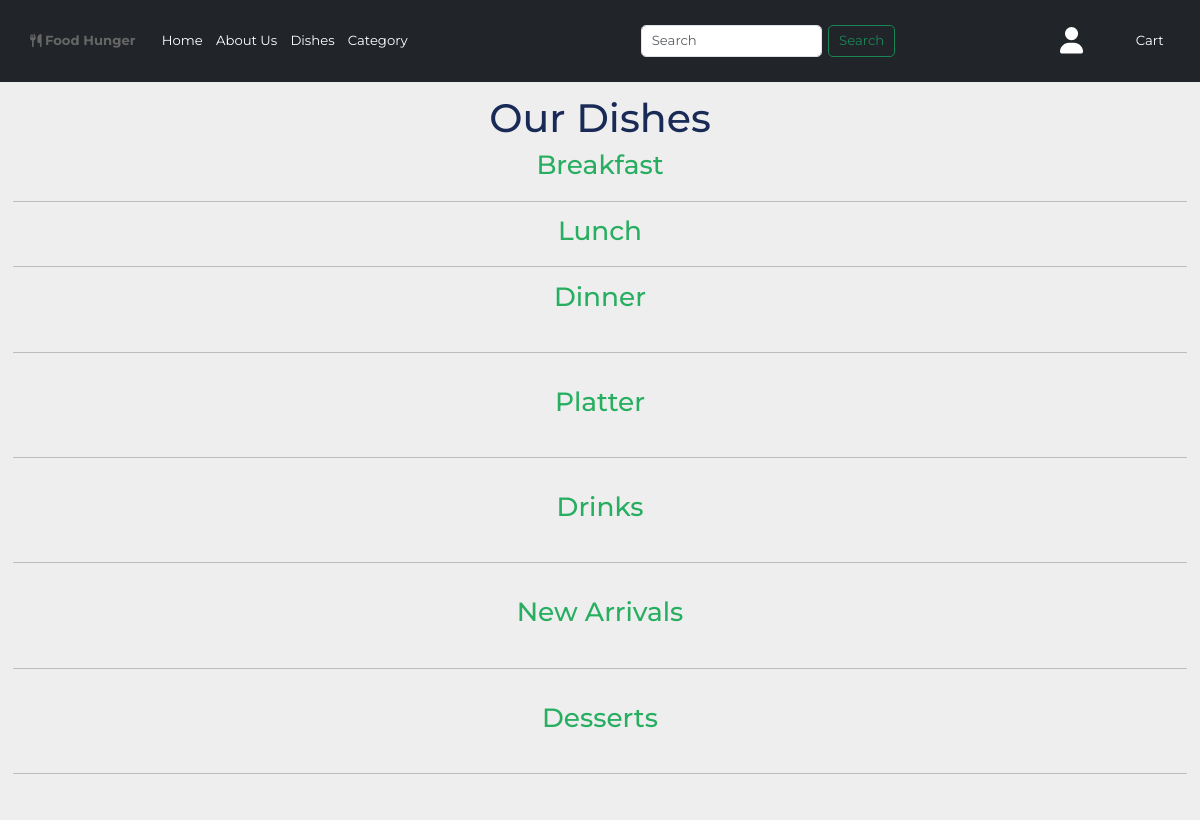
Page /dishes/ on the earlier database version.
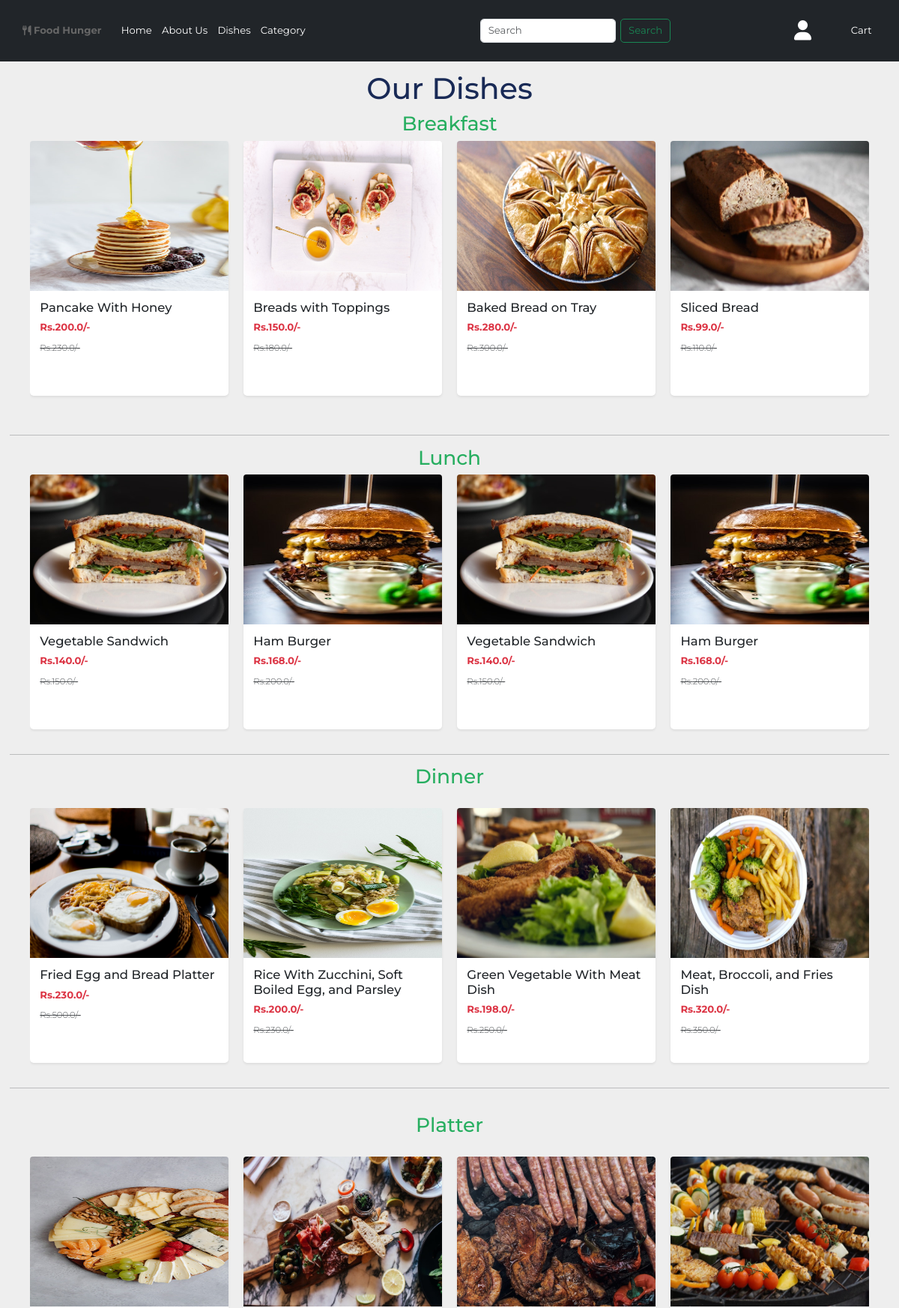
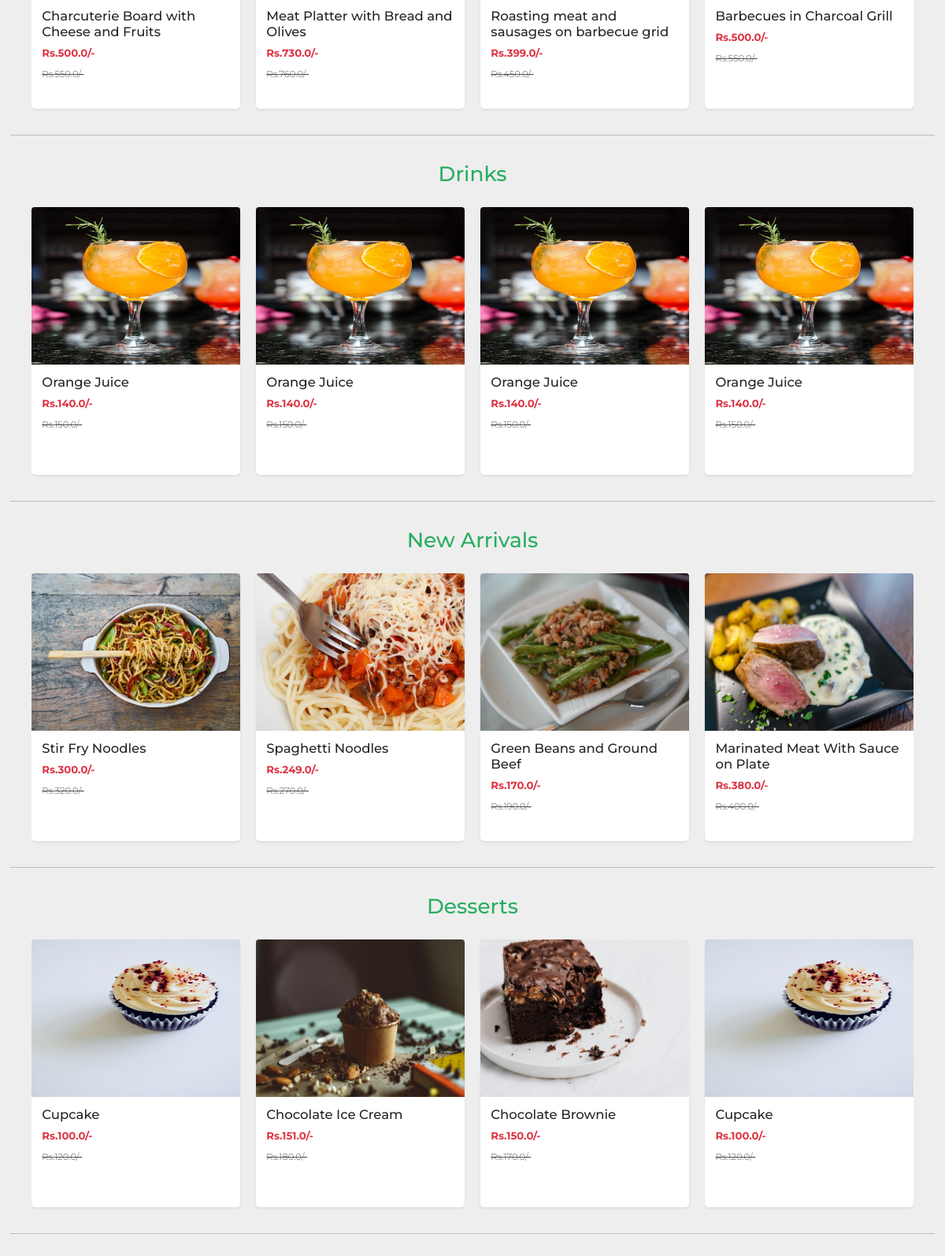
Same page on the later database version (2 pictures, top to bottom).
### app/models.py (models this page shows, shortened)
class Product(models.Model):
    title = models.CharField(max_length=100)
    selling_price = models.FloatField()
    discounted_price = models.FloatField()
    description = models.TextField()
    composition = models.TextField(default='')
    prodapp = models.TextField(default='')
    category = models.CharField(choices=CATEGORY_CHOICES, max_length=2)
    product_image = models.ImageField(upload_to='product')

### app/views.py (the view)
# urls.py: path('dishes/', views.dishes,name='dishes'),
def dishes(request):
    biryani_products = Product.objects.filter(category='BF')
    breakfast_products = Product.objects.filter(category='BF')
    lunch_products = Product.objects.filter(category='LH')
    dinner_products = Product.objects.filter(category='DN')
    dessert_products = Product.objects.filter(category='DT')
    drinks_products = Product.objects.filter(category='DR')
    platter_products = Product.objects.filter(category='PT')
    fast_food_products = Product.objects.filter(category='FF')
    popular_dishes_products = Product.objects.filter(category='PD')
    new_arrivals_products = Product.objects.filter(category='NA')
    totalitem = 0
    if request.user.is_authenticated:
        totalitem = len(Cart.objects.filter(user=request.user))
    return render(request, "app/dishes.html",locals())

### app/templates/app/dishes.html (shortened to what the changed rows need)
{% extends 'app/base.html' %}
{% load static %}
{% block link %}<link rel="stylesheet" href="{% static  'app/css/home.css' %}" />{% endblock link %}
{% block dishes %}
<section class="menu" id="menu">
  <h1 class="sub-heading"> Breakfast</h1>
  <div class="container box-container">
    <div class="owl-carousel" id="slider1">
      {% for prod in breakfast_products %}
      <div class="col mb-4" style="width: 100%; height: 340px;">
          <a href="{% url 'product-detail' prod.id %}" class="card-link">
              <div class="card h-100 border-0 shadow-sm">
                  <img src="{{prod.product_image.url}}" class="card-img-top" alt="{{prod.title}}" style="width: 100%; height: 200px;">
                  <div class="card-body">
                      <h5 class="card-title">{{prod.title}}</h5>
                      <div class="card-text text-danger fw-bold mb-2">Rs.{{prod.discounted_price}}/-</div>
                      <small class="text-muted fw-light text-decoration-line-through">Rs.{{prod.selling_price}}/-</small>
                  </div>
              </div>
          </a>
      </div>
  {% endfor %}
    </div>
  </div><hr>
  <h1 class="sub-heading"> Lunch </h1>
  <div class="container box-container">
    <div class="owl-carousel" id="slider2">
      {% for prod in lunch_products %}
      <div class="col mb-4" style="width: 100%; height: 340px;">
          <a href="{% url 'product-detail' prod.id %}" class="card-link">
              <div class="card h-100 border-0 shadow-sm">
                  <img src="{{prod.product_image.url}}" class="card-img-top" alt="{{prod.title}}" style="width: 100%; height: 200px;">
                  <div class="card-body">
                      <h5 class="card-title">{{prod.title}}</h5>
                      <div class="card-text text-danger fw-bold mb-2">Rs.{{prod.discounted_price}}/-</div>
                      <small class="text-muted fw-light text-decoration-line-through">Rs.{{prod.selling_price}}/-</small>
                  </div>
              </div>
          </a>
      </div>
  {% endfor %}
    </div>
  </div><hr>
  <h1 class="sub-heading"> Dinner </h1><br>
  <div class="container box-container">
    <div class="owl-carousel" id="slider3">
      {% for prod in dinner_products %}
      <div class="col mb-4" style="width: 100%; height: 340px;">
          <a href="{% url 'product-detail' prod.id %}" class="card-link">
              <div class="card h-100 border-0 shadow-sm">
                  <img src="{{prod.product_image.url}}" class="card-img-top" alt="{{prod.title}}" style="width: 100%; height: 200px;">
                  <div class="card-body">
                      <h5 class="card-title">{{prod.title}}</h5>
                      <div class="card-text text-danger fw-bold mb-2">Rs.{{prod.discounted_price}}/-</div>
                      <small class="text-muted fw-light text-decoration-line-through">Rs.{{prod.selling_price}}/-</small>
                  </div>
              </div>
          </a>
      </div>
  {% endfor %}
    </div>
  </div>
  <hr><br>
  <h1 class="sub-heading"> Platter </h1><br>
  <div class="container box-container">
    <div class="owl-carousel" id="slider1">
      {% for prod in platter_products %}
      <div class="col mb-4" style="width: 100%; height: 340px;">
          <a href="{% url 'product-detail' prod.id %}" class="card-link">
              <div class="card h-100 border-0 shadow-sm">
                  <img src="{{prod.product_image.url}}" class="card-img-top" alt="{{prod.title}}" style="width: 100%; height: 200px;">
                  <div class="card-body">
                      <h5 class="card-title">{{prod.title}}</h5>
                      <div class="card-text text-danger fw-bold mb-2">Rs.{{prod.discounted_price}}/-</div>
                      <small class="text-muted fw-light text-decoration-line-through">Rs.{{prod.selling_price}}/-</small>
                  </div>
              </div>
          </a>
      </div>
  {% endfor %}
  </div>
</div><hr><br>
<h1 class="sub-heading"> Drinks </h1><br>
  <div class="container box-container">
    <div class="owl-carousel" id="slider1">
      {% for prod in drinks_products %}
      <div class="col mb-4" style="width: 100%; height: 340px;">
          <a href="{% url 'product-detail' prod.id %}" class="card-link">
              <div class="card h-100 border-0 shadow-sm">
                  <img src="{{prod.product_image.url}}" class="card-img-top" alt="{{prod.title}}" style="width: 100%; height: 200px;">
                  <div class="card-body">
                      <h5 class="card-title">{{prod.title}}</h5>
                      <div class="card-text text-danger fw-bold mb-2">Rs.{{prod.discounted_price}}/-</div>
                      <small class="text-muted fw-light text-decoration-line-through">Rs.{{prod.selling_price}}/-</small>
                  </div>
              </div>
          </a>
      </div>
  {% endfor %}
  </div>
</div><hr><br>
<h1 class="sub-heading"> New Arrivals </h1><br>
  <div class="container box-container">
    <div class="owl-carousel" id="slider1">
      {% for prod in new_arrivals_products %}
      <div class="col mb-4" style="width: 100%; height: 340px;">
          <a href="{% url 'product-detail' prod.id %}" class="card-link">
              <div class="card h-100 border-0 shadow-sm">
                  <img src="{{prod.product_image.url}}" class="card-img-top" alt="{{prod.title}}" style="width: 100%; height: 200px;">
                  <div class="card-body">
                      <h5 class="card-title">{{prod.title}}</h5>
                      <div class="card-text text-danger fw-bold mb-2">Rs.{{prod.discounted_price}}/-</div>
                      <small class="text-muted fw-light text-decoration-line-through">Rs.{{prod.selling_price}}/-</small>
                  </div>
              </div>
          </a>
      </div>
  {% endfor %}
  </div>
</div><hr><br>
<h1 class="sub-heading"> Desserts </h1><br>
  <div class="container box-container">
    <div class="owl-carousel" id="slider1">
      {% for prod in dessert_products %}
      <div class="col mb-4" style="width: 100%; height: 340px;">
          <a href="{% url 'product-detail' prod.id %}" class="card-link">
              <div class="card h-100 border-0 shadow-sm">
                  <img src="{{prod.product_image.url}}" class="card-img-top" alt="{{prod.title}}" style="width: 100%; height: 200px;">
                  <div class="card-body">
                      <h5 class="card-title">{{prod.title}}</h5>
                      <div class="card-text text-danger fw-bold mb-2">Rs.{{prod.discounted_price}}/-</div>
                      <small class="text-muted fw-light text-decoration-line-through">Rs.{{prod.selling_price}}/-</small>
                  </div>
              </div>
          </a>
      </div>
  {% endfor %}
  </div>
</div><hr><br>
</section/>
{% endblock dishes  %}

Differences in the rows shown:
added Product: product_image (picture), title "Pancake With Honey", discounted_price "200.0", selling_price "230.0", shown under "Breakfast"
added Product: product_image (picture), title "Breads with Toppings", discounted_price "150.0", selling_price "180.0", shown under "Breakfast"
added Product: product_image (picture), title "Baked Bread on Tray", discounted_price "280.0", selling_price "300.0", shown under "Breakfast"
added Product: product_image (picture), title "Sliced Bread", discounted_price "99.0", selling_price "110.0", shown under "Breakfast"
added Product: product_image (picture), title "Vegetable Sandwich", discounted_price "140.0", selling_price "150.0", shown under "Lunch"
added Product: product_image (picture), title "Ham Burger", discounted_price "168.0", selling_price "200.0", shown under "Lunch"
added Product: product_image (picture), title "Fried Egg and Bread Platter", discounted_price "230.0", selling_price "500.0", shown under "Dinner"
added Product: product_image (picture), title "Rice With Zucchini, Soft Boiled Egg, and Parsley", discounted_price "200.0", selling_price "230.0", shown under "Dinner"
added Product: product_image (picture), title "Green Vegetable With Meat Dish", discounted_price "198.0", selling_price "250.0", shown under "Dinner"
added Product: product_image (picture), title "Meat, Broccoli, and Fries Dish", discounted_price "320.0", selling_price "350.0", shown under "Dinner"
added Product: product_image (picture), title "Charcuterie Board with Cheese and Fruits", discounted_price "500.0", selling_price "550.0", shown under "Platter"
added Product: product_image (picture), title "Meat Platter with Bread and Olives", discounted_price "730.0", selling_price "760.0", shown under "Platter"
added Product: product_image (picture), title "Roasting meat and sausages on barbecue grid", discounted_price "399.0", selling_price "450.0", shown under "Platter"
added Product: product_image (picture), title "Barbecues in Charcoal Grill", discounted_price "500.0", selling_price "550.0", shown under "Platter"
added Product: product_image (picture), title "Orange Juice", discounted_price "140.0", selling_price "150.0", shown under "Drinks"
added Product: product_image (picture), title "Stir Fry Noodles", discounted_price "300.0", selling_price "320.0", shown under "New Arrivals"
added Product: product_image (picture), title "Spaghetti Noodles", discounted_price "249.0", selling_price "270.0", shown under "New Arrivals"
added Product: product_image (picture), title "Green Beans and Ground Beef", discounted_price "170.0", selling_price "190.0", shown under "New Arrivals"
added Product: product_image (picture), title "Marinated Meat With Sauce on Plate", discounted_price "380.0", selling_price "400.0", shown under "New Arrivals"
added Product: product_image (picture), title "Cupcake", discounted_price "100.0", selling_price "120.0", shown under "Desserts"
added Product: product_image (picture), title "Chocolate Ice Cream", discounted_price "151.0", selling_price "180.0", shown under "Desserts"
added Product: product_image (picture), title "Chocolate Brownie", discounted_price "150.0", selling_price "170.0", shown under "Desserts"
